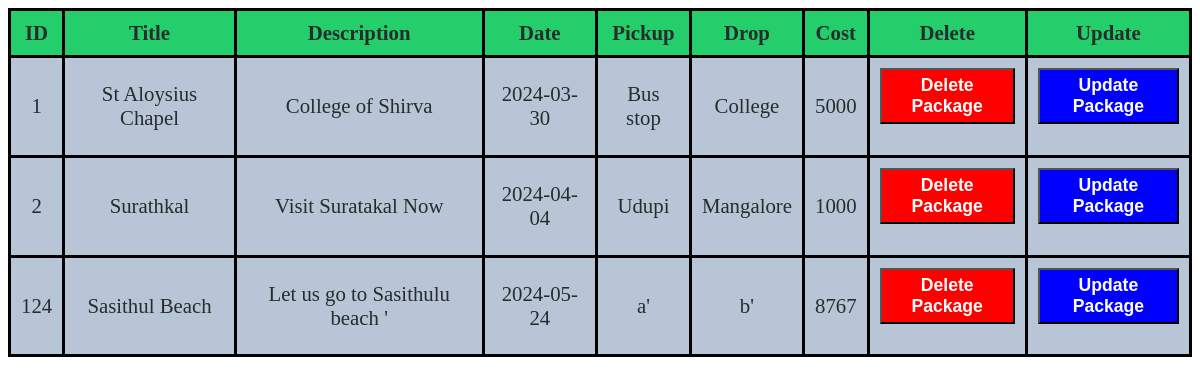
The app's page /tpackagesview.php (signed in), older data.
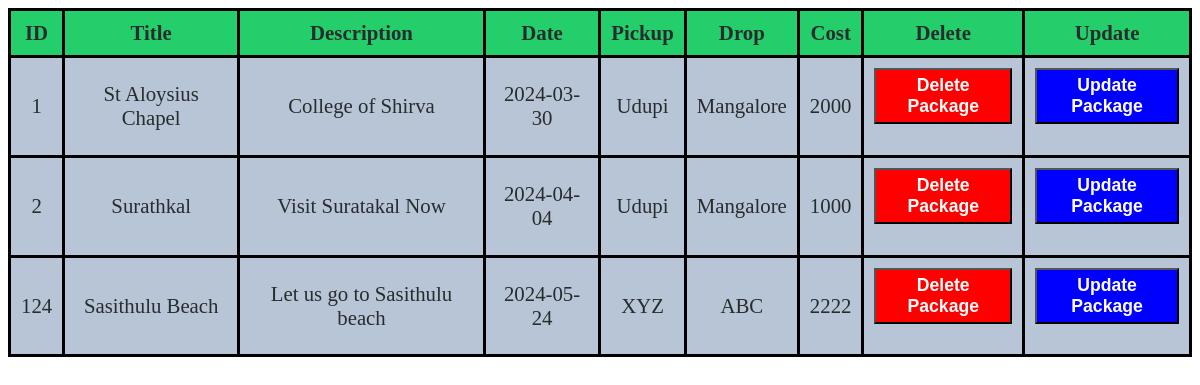
The same page, newer data.
### tables this page shows
CREATE TABLE `tpackages` (
  `title` varchar(200) NOT NULL,
  `ID` int(11) NOT NULL,
  `description` varchar(200) NOT NULL,
  `cover` longblob NOT NULL,
  `date` date NOT NULL,
  `pickuplocation` varchar(200) NOT NULL,
  `droplocation` varchar(200) NOT NULL,
  `cost` int(8) NOT NULL
);

### tpackagesview.php (the view, shortened to what this page needs)
    <?php
if($_SESSION['status'] == 'admin' or $_SESSION['status'] == 'superadmin')
{
    include 'updatepackage.php';
echo "
    <table>
        <tr>
        <th>ID</th><th>Title</th>
        <th>Description</th>
        <th>Date</th>
        <th>Pickup</th>
        <th>Drop</th>
        <th>Cost</th>
        <th>Delete</th>
        <th>Update</th>
        </tr>";
    $query3="Select * from tpackages";
    $res=$con->query($query3);
    if($res->num_rows>=1)
    {
        foreach ($res as $key) {
    echo "
    <tr>
        <td>{$key['ID']}</td>
        <td>{$key['title']}</td>
        <td>{$key['description']}</td>
        <td>{$key['date']}</td>
        <td>{$key['pickuplocation']}</td>
        <td>{$key['droplocation']}</td>
        <td>{$key['cost']}</td>
    <td>
    <form method='post' onsubmit='return confirmsubmission();'>
    <input name='idToDelete'  type='hidden' value='{$key['ID']}'>
    <button class='dlt' name='dltbtnpack' type='submit'>Delete Package</button>
    </form>
    </td>
    <td>
    <form method='post' action=''>
    <input name='packtoUpdate'  type='hidden' value='{$key['ID']}'>
    <button class='dlt' style='background-color:blue;' name='updbtnpack' type='submit'>Update Package</button>
    </form>
    </td>
    </tr>";
    }
}
    }
    else{
        echo "<script>alert('You are not permitted to view this');
        window.location.href='index.php'</script>";
    }
?>
    </table>

Row changes from the older to the newer data that the page shows:
changed tpackages "St Aloysius Chapel": pickuplocation "Bus stop" → "Udupi"; droplocation "College" → "Mangalore"; cost "5000" → "2000"
changed tpackages id 124: title "Sasithul Beach" → "Sasithulu Beach"; description "Let us go to Sasithulu beach '" → "Let us go to Sasithulu beach"; pickuplocation "a'" → "XYZ"; droplocation "b'" → "ABC"; cost "8767" → "2222"
